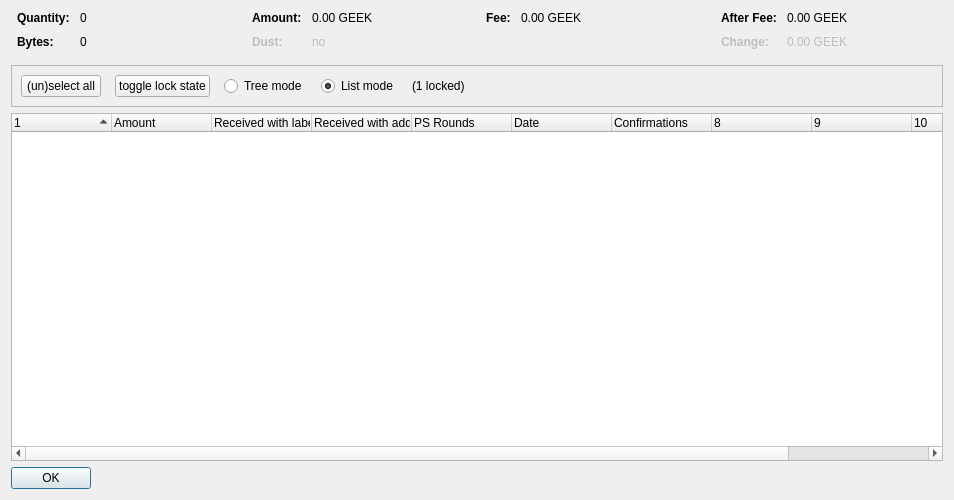
<?xml version="1.0" encoding="UTF-8"?>
<ui version="4.0">
 <class>CoinControlDialog</class>
 <widget class="QDialog" name="CoinControlDialog">
  <property name="geometry">
   <rect>
    <x>0</x>
    <y>0</y>
    <width>954</width>
    <height>500</height>
   </rect>
  </property>
  <property name="windowTitle">
   <string>Coin Selection</string>
  </property>
  <layout class="QVBoxLayout" name="verticalLayout">
   <item>
    <layout class="QHBoxLayout" name="horizontalLayoutTop" stretch="0,0,0,0">
     <property name="topMargin">
      <number>0</number>
     </property>
     <property name="bottomMargin">
      <number>10</number>
     </property>
     <item>
      <layout class="QFormLayout" name="formLayoutCoinControl1">
       <property name="horizontalSpacing">
        <number>10</number>
       </property>
       <property name="verticalSpacing">
        <number>10</number>
       </property>
       <property name="leftMargin">
        <number>6</number>
       </property>
       <property name="rightMargin">
        <number>6</number>
       </property>
       <item row="0" column="0">
        <widget class="QLabel" name="labelCoinControlQuantityText">
         <property name="font">
          <font>
           <weight>75</weight>
           <bold>true</bold>
          </font>
         </property>
         <property name="text">
          <string>Quantity:</string>
         </property>
        </widget>
       </item>
       <item row="0" column="1">
        <widget class="QLabel" name="labelCoinControlQuantity">
         <property name="cursor">
          <cursorShape>IBeamCursor</cursorShape>
         </property>
         <property name="contextMenuPolicy">
          <enum>Qt::ActionsContextMenu</enum>
         </property>
         <property name="text">
          <string notr="true">0</string>
         </property>
         <property name="textInteractionFlags">
          <set>Qt::LinksAccessibleByMouse|Qt::TextSelectableByKeyboard|Qt::TextSelectableByMouse</set>
         </property>
        </widget>
       </item>
       <item row="1" column="0">
        <widget class="QLabel" name="labelCoinControlBytesText">
         <property name="font">
          <font>
           <weight>75</weight>
           <bold>true</bold>
          </font>
         </property>
         <property name="text">
          <string>Bytes:</string>
         </property>
        </widget>
       </item>
       <item row="1" column="1">
        <widget class="QLabel" name="labelCoinControlBytes">
         <property name="cursor">
          <cursorShape>IBeamCursor</cursorShape>
         </property>
         <property name="contextMenuPolicy">
          <enum>Qt::ActionsContextMenu</enum>
         </property>
         <property name="text">
          <string notr="true">0</string>
         </property>
         <property name="textInteractionFlags">
          <set>Qt::LinksAccessibleByMouse|Qt::TextSelectableByKeyboard|Qt::TextSelectableByMouse</set>
         </property>
        </widget>
       </item>
      </layout>
     </item>
     <item>
      <layout class="QFormLayout" name="formLayoutCoinControl2">
       <property name="horizontalSpacing">
        <number>10</number>
       </property>
       <property name="verticalSpacing">
        <number>10</number>
       </property>
       <property name="leftMargin">
        <number>6</number>
       </property>
       <property name="rightMargin">
        <number>6</number>
       </property>
       <item row="0" column="0">
        <widget class="QLabel" name="labelCoinControlAmountText">
         <property name="font">
          <font>
           <weight>75</weight>
           <bold>true</bold>
          </font>
         </property>
         <property name="text">
          <string>Amount:</string>
         </property>
        </widget>
       </item>
       <item row="0" column="1">
        <widget class="QLabel" name="labelCoinControlAmount">
         <property name="cursor">
          <cursorShape>IBeamCursor</cursorShape>
         </property>
         <property name="contextMenuPolicy">
          <enum>Qt::ActionsContextMenu</enum>
         </property>
         <property name="text">
          <string notr="true">0.00 GEEK</string>
         </property>
         <property name="textInteractionFlags">
          <set>Qt::LinksAccessibleByMouse|Qt::TextSelectableByKeyboard|Qt::TextSelectableByMouse</set>
         </property>
        </widget>
       </item>
       <item row="1" column="0">
        <widget class="QLabel" name="labelCoinControlLowOutputText">
         <property name="enabled">
          <bool>false</bool>
         </property>
         <property name="font">
          <font>
           <weight>75</weight>
           <bold>true</bold>
          </font>
         </property>
         <property name="text">
          <string>Dust:</string>
         </property>
        </widget>
       </item>
       <item row="1" column="1">
        <widget class="QLabel" name="labelCoinControlLowOutput">
         <property name="enabled">
          <bool>false</bool>
         </property>
         <property name="cursor">
          <cursorShape>IBeamCursor</cursorShape>
         </property>
         <property name="contextMenuPolicy">
          <enum>Qt::ActionsContextMenu</enum>
         </property>
         <property name="text">
          <string notr="true">no</string>
         </property>
         <property name="textInteractionFlags">
          <set>Qt::LinksAccessibleByMouse|Qt::TextSelectableByKeyboard|Qt::TextSelectableByMouse</set>
         </property>
        </widget>
       </item>
      </layout>
     </item>
     <item>
      <layout class="QFormLayout" name="formLayoutCoinControl3">
       <property name="horizontalSpacing">
        <number>10</number>
       </property>
       <property name="verticalSpacing">
        <number>10</number>
       </property>
       <property name="leftMargin">
        <number>6</number>
       </property>
       <property name="rightMargin">
        <number>6</number>
       </property>
       <item row="0" column="0">
        <widget class="QLabel" name="labelCoinControlFeeText">
         <property name="font">
          <font>
           <weight>75</weight>
           <bold>true</bold>
          </font>
         </property>
         <property name="text">
          <string>Fee:</string>
         </property>
        </widget>
       </item>
       <item row="0" column="1">
        <widget class="QLabel" name="labelCoinControlFee">
         <property name="cursor">
          <cursorShape>IBeamCursor</cursorShape>
         </property>
         <property name="contextMenuPolicy">
          <enum>Qt::ActionsContextMenu</enum>
         </property>
         <property name="text">
          <string notr="true">0.00 GEEK</string>
         </property>
         <property name="textInteractionFlags">
          <set>Qt::LinksAccessibleByMouse|Qt::TextSelectableByKeyboard|Qt::TextSelectableByMouse</set>
         </property>
        </widget>
       </item>
      </layout>
     </item>
     <item>
      <layout class="QFormLayout" name="formLayoutCoinControl4">
       <property name="horizontalSpacing">
        <number>10</number>
       </property>
       <property name="verticalSpacing">
        <number>10</number>
       </property>
       <property name="leftMargin">
        <number>6</number>
       </property>
       <property name="rightMargin">
        <number>6</number>
       </property>
       <item row="0" column="0">
        <widget class="QLabel" name="labelCoinControlAfterFeeText">
         <property name="font">
          <font>
           <weight>75</weight>
           <bold>true</bold>
          </font>
         </property>
         <property name="text">
          <string>After Fee:</string>
         </property>
        </widget>
       </item>
       <item row="0" column="1">
        <widget class="QLabel" name="labelCoinControlAfterFee">
         <property name="cursor">
          <cursorShape>IBeamCursor</cursorShape>
         </property>
         <property name="contextMenuPolicy">
          <enum>Qt::ActionsContextMenu</enum>
         </property>
         <property name="text">
          <string notr="true">0.00 GEEK</string>
         </property>
         <property name="textInteractionFlags">
          <set>Qt::LinksAccessibleByMouse|Qt::TextSelectableByKeyboard|Qt::TextSelectableByMouse</set>
         </property>
        </widget>
       </item>
       <item row="1" column="0">
        <widget class="QLabel" name="labelCoinControlChangeText">
         <property name="enabled">
          <bool>false</bool>
         </property>
         <property name="font">
          <font>
           <weight>75</weight>
           <bold>true</bold>
          </font>
         </property>
         <property name="text">
          <string>Change:</string>
         </property>
        </widget>
       </item>
       <item row="1" column="1">
        <widget class="QLabel" name="labelCoinControlChange">
         <property name="enabled">
          <bool>false</bool>
         </property>
         <property name="cursor">
          <cursorShape>IBeamCursor</cursorShape>
         </property>
         <property name="contextMenuPolicy">
          <enum>Qt::ActionsContextMenu</enum>
         </property>
         <property name="text">
          <string notr="true">0.00 GEEK</string>
         </property>
         <property name="textInteractionFlags">
          <set>Qt::LinksAccessibleByMouse|Qt::TextSelectableByKeyboard|Qt::TextSelectableByMouse</set>
         </property>
        </widget>
       </item>
      </layout>
     </item>
    </layout>
   </item>
   <item>
    <widget class="QFrame" name="frame">
     <property name="minimumSize">
      <size>
       <width>0</width>
       <height>40</height>
      </size>
     </property>
     <property name="frameShape">
      <enum>QFrame::StyledPanel</enum>
     </property>
     <property name="frameShadow">
      <enum>QFrame::Sunken</enum>
     </property>
     <layout class="QHBoxLayout" name="horizontalLayout">
      <item>
       <layout class="QHBoxLayout" name="horizontalLayoutPanel" stretch="0,0,0,0,0,0">
        <property name="spacing">
         <number>14</number>
        </property>
        <item>
         <widget class="QPushButton" name="pushButtonSelectAll">
          <property name="sizePolicy">
           <sizepolicy hsizetype="Fixed" vsizetype="Fixed">
            <horstretch>0</horstretch>
            <verstretch>0</verstretch>
           </sizepolicy>
          </property>
          <property name="text">
           <string>(un)select all</string>
          </property>
          <property name="autoDefault">
           <bool>false</bool>
          </property>
         </widget>
        </item>
        <item>
         <widget class="QPushButton" name="pushButtonToggleLock">
          <property name="sizePolicy">
           <sizepolicy hsizetype="Fixed" vsizetype="Fixed">
            <horstretch>0</horstretch>
            <verstretch>0</verstretch>
           </sizepolicy>
          </property>
          <property name="text">
           <string>toggle lock state</string>
          </property>
          <property name="autoDefault">
           <bool>false</bool>
          </property>
         </widget>
        </item>
        <item>
         <widget class="QRadioButton" name="radioTreeMode">
          <property name="sizePolicy">
           <sizepolicy hsizetype="Maximum" vsizetype="Fixed">
            <horstretch>0</horstretch>
            <verstretch>0</verstretch>
           </sizepolicy>
          </property>
          <property name="text">
           <string>Tree mode</string>
          </property>
         </widget>
        </item>
        <item>
         <widget class="QRadioButton" name="radioListMode">
          <property name="sizePolicy">
           <sizepolicy hsizetype="Maximum" vsizetype="Fixed">
            <horstretch>0</horstretch>
            <verstretch>0</verstretch>
           </sizepolicy>
          </property>
          <property name="text">
           <string>List mode</string>
          </property>
          <property name="checked">
           <bool>true</bool>
          </property>
         </widget>
        </item>
        <item>
         <widget class="QLabel" name="labelLocked">
          <property name="text">
           <string>(1 locked)</string>
          </property>
         </widget>
        </item>
        <item>
         <spacer name="horizontalSpacer">
          <property name="orientation">
           <enum>Qt::Horizontal</enum>
          </property>
          <property name="sizeHint" stdset="0">
           <size>
            <width>40</width>
            <height>20</height>
           </size>
          </property>
         </spacer>
        </item>
       </layout>
      </item>
     </layout>
    </widget>
   </item>
   <item>
    <widget class="CoinControlTreeWidget" name="treeWidget">
     <property name="contextMenuPolicy">
      <enum>Qt::CustomContextMenu</enum>
     </property>
     <property name="sortingEnabled">
      <bool>false</bool>
     </property>
     <property name="columnCount">
      <number>11</number>
     </property>
     <attribute name="headerShowSortIndicator" stdset="0">
      <bool>true</bool>
     </attribute>
     <attribute name="headerStretchLastSection">
      <bool>false</bool>
     </attribute>
     <column>
      <property name="text">
       <string/>
      </property>
     </column>
     <column>
      <property name="text">
       <string>Amount</string>
      </property>
     </column>
     <column>
      <property name="text">
       <string>Received with label</string>
      </property>
     </column>
     <column>
      <property name="text">
       <string>Received with address</string>
      </property>
     </column>
     <column>
      <property name="text">
       <string>PS Rounds</string>
      </property>
     </column>
     <column>
      <property name="text">
       <string>Date</string>
      </property>
     </column>
     <column>
      <property name="text">
       <string>Confirmations</string>
      </property>
      <property name="toolTip">
       <string>Confirmed</string>
      </property>
     </column>
     <column>
      <property name="text">
       <string/>
      </property>
     </column>
     <column>
      <property name="text">
       <string/>
      </property>
     </column>
     <column>
      <property name="text">
       <string/>
      </property>
     </column>
     <column>
      <property name="text">
       <string/>
      </property>
     </column>
    </widget>
   </item>
   <item>
    <widget class="QDialogButtonBox" name="buttonBox">
     <property name="sizePolicy">
      <sizepolicy hsizetype="Maximum" vsizetype="Fixed">
       <horstretch>0</horstretch>
       <verstretch>0</verstretch>
      </sizepolicy>
     </property>
     <property name="orientation">
      <enum>Qt::Horizontal</enum>
     </property>
     <property name="standardButtons">
      <set>QDialogButtonBox::Ok</set>
     </property>
    </widget>
   </item>
  </layout>
 </widget>
 <customwidgets>
  <customwidget>
   <class>CoinControlTreeWidget</class>
   <extends>QTreeWidget</extends>
   <header>coincontroltreewidget.h</header>
  </customwidget>
 </customwidgets>
 <resources/>
 <connections/>
</ui>
